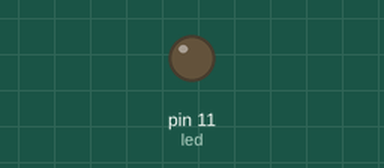
This sketch was run on a simulated Arduino Uno, built with avr-gcc and run on an emulated ATmega328P. Shown: output pins drawn as LEDs (lit = HIGH).

Above: at 0.05 s.
At 2.95 s:
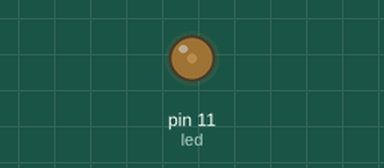
At 5.1 s:
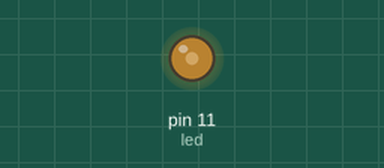
At 10.2 s:
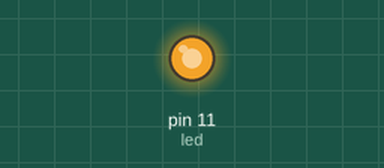
Timing chart, 0 to 13.3 s (numbered marks = the images above):
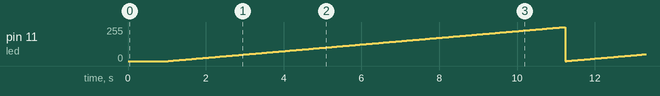

The sketch:

led_fading.ino
```cpp
/*
  Simple Arduino project to demonstrate LED Fading using loop.

  Things Required:
    1. Arduino Uno
    2. Data Cable
    3. A jumper wire which connects pin 11 to pin 13

  Demo link: https://www.tinkercad.com/things/bEpjwN0QvYS
  (by Ddhruv Arora)
*/

int led = 11;           // the PWM pin

void setup() {
  pinMode(led, OUTPUT);
}

void loop() {

  analogWrite(led, 0); // set brightness at 0
  delay(1000);

  for (int i = 0; i <= 1024; i++) {
    analogWrite(led, i); // update brightness with loop (i)
    delay(40);
  }
}
```

Measured:
- by itself, pin 11 (led): ramps from 0/255 to 255/255 and jumps back, once every 10.2 s
